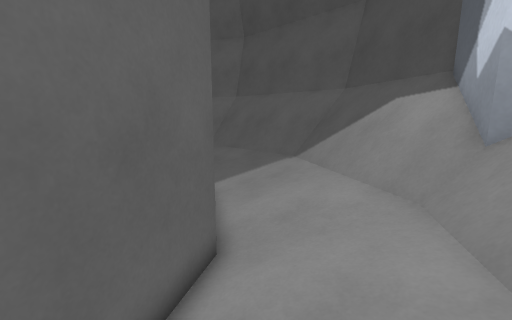
View 1 (above)

18 first-person views from a walk through a level from a Godot 3-D game. The camera is 1.4 m above the floor, tilts 10° down and sees 90° across. The floor is counted in squares, 0.5 m on a side. Each view is taken from the middle of a square. On the plan, view 1 faces up. The plan holds only what a view shows up to about 19 squares ahead; the rest is blank. The place goes on beyond the plan. Flat picture figures and markers are left out. Surface patterns are stand-ins for the level's own textures.

View 2
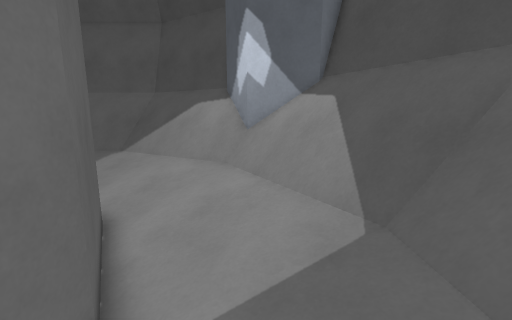

View 3
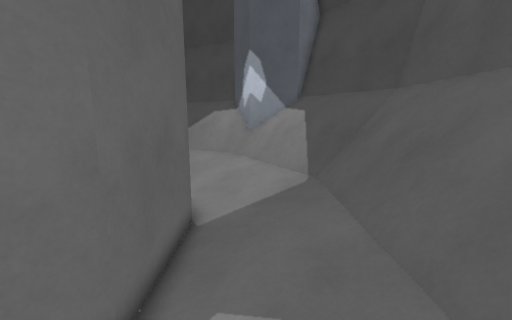

View 4
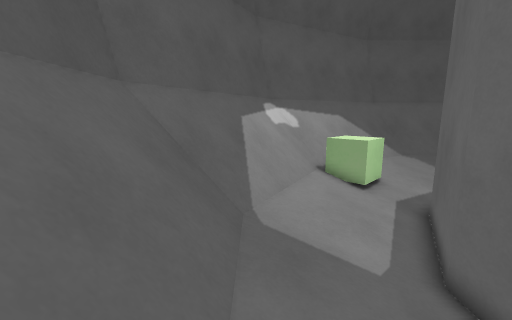

View 5
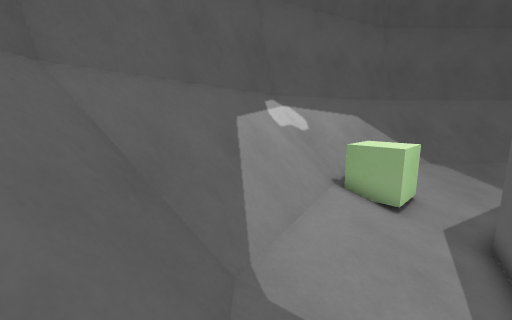

View 6
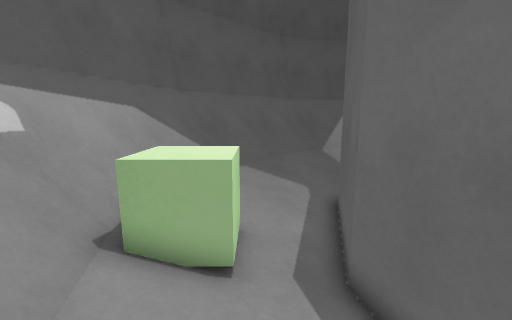

View 7
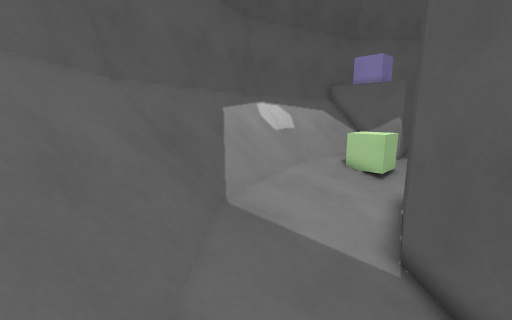

View 8
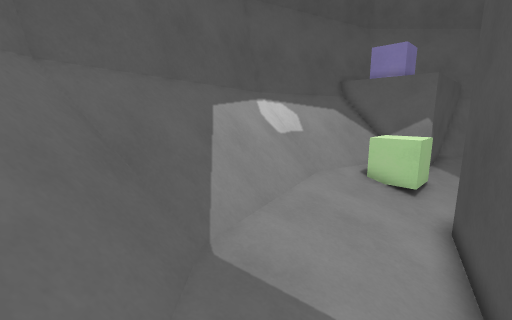

View 9
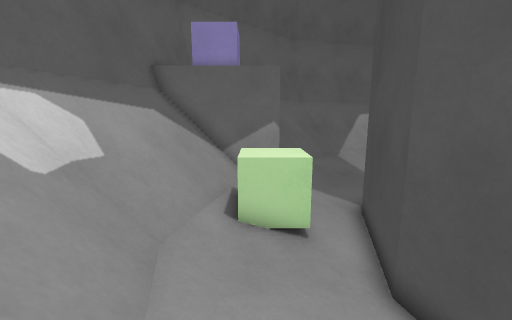

View 10
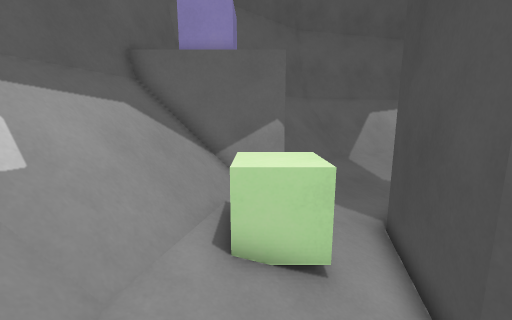

View 11
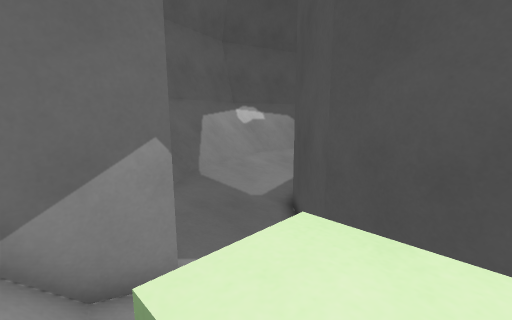

View 12
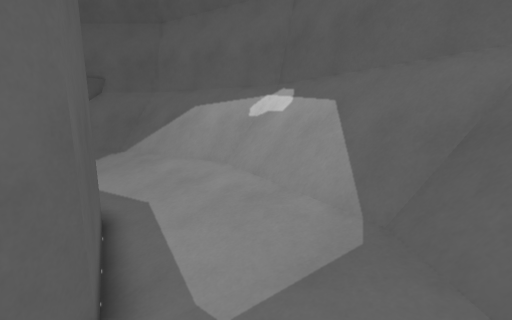

View 13
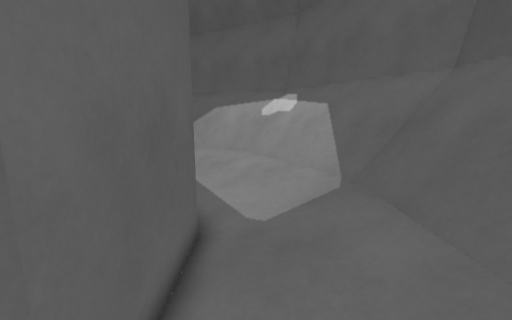

View 14
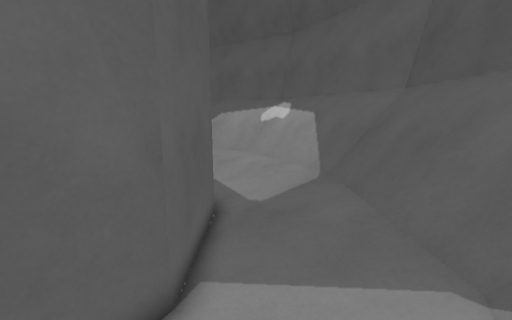

View 15
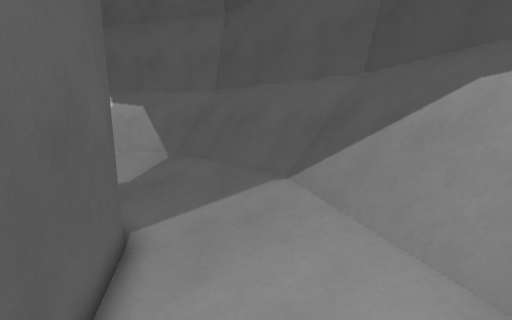

View 16
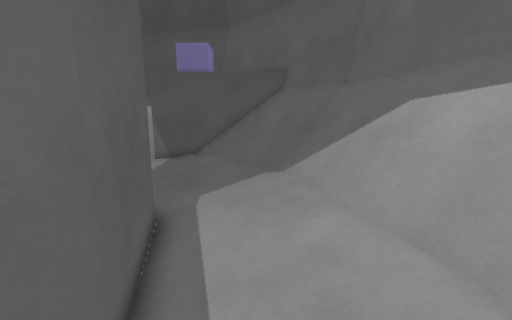

View 17
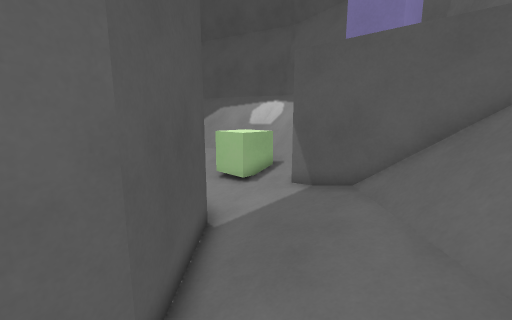

View 18
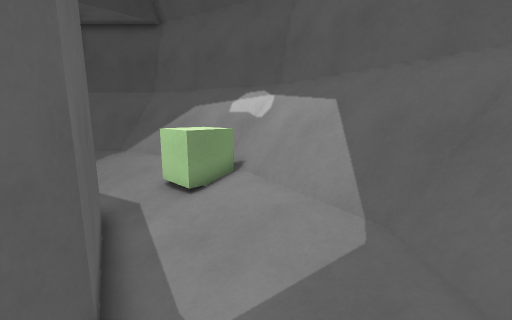

### Floor plan
Key: @ floor where view 1 was taken; # wall or solid block; . main floor; : floor 0.25 m higher than the main floor; - floor 0.25 m lower than the main floor; _ floor 0.5 m lower than the main floor; / step, stairs or slope; = window, fence, low wall or low ledge; ^ raised ledge; B block.
Columns run from 28 left of view 1 to 6 right of it. Each row starts with its distance up from view 1.
 23              #########
 22          ######^^=^^######
 21        ####^^===#.#===^^####
 20       ###^==##.......##==^###
 19      ###^=...../////.....=^###
 18      ##^=../////////////..=^###
 17      #^=..-////_____///--..=^###
 16      #=..---___#####___---..=^###
 15      #..---_####   ####_---..==##
 14      #.---_##         ##_---..=^##
 13      #---_##           ##_---..=##
 12  #####--_##             ##_--/.=^#
 11  #^#.//_##               ##_//.#^#
 10 ##=#BB-_#                 #_//.#=##
  9 ##=.BBB_#                 #_//..=##
  8 #^=.BBB##                 ##_//.=^#
  7 #^#.//_#                   #_//.#^#
  6 #=..//_#                   #_//..=#
  5 #^#.//_#                   #_//.#^#
  4 #^=.//_##                 ##_//.=^#
  3 ##=..//_#                 #_//..=##
  2 ##=#.//_#                 #_//.#=##
  1  #^#.//_##               ##_//.#^#
  0  #^=.//-_##             ##_-@/.=^#
 -1  ##=..---_##           ##_---..=##
 -2  ##^=..---_##         ##_---..=^##
 -3   ##==..---_####   ####_---..=^##
 -4   ###==..---___#####___---..=^###
 -5    ###==..--///_____///--..=^###
 -6     ###==../////BB-/////..=^###
 -7      ###==...../BBB/.....==###
 -8       ###^==##..BBB..##==^###
 -9        ####^^===:.#===^^####
-10          ######^^=^^######
-11              #########

Where each view was taken, in squares from view 1:
view 1: 0 up, 0 right, facing up
view 2: 3 down, 3 left, facing up-right
view 3: 7 down, 7 left, facing up-right
view 4: 2 down, 1 right, facing down-left
view 5: 4 down, 1 left, facing down-left
view 6: 6 down, 6 left, facing left
view 7: 6 down, 18 left, facing up-left
view 8: 4 down, 20 left, facing up-left
view 9: 1 up, 24 left, facing up
view 10: 3 up, 24 left, facing up
view 11: 8 up, 25 left, facing up-right
view 12: 14 up, 2 left, facing up-left
view 13: 11 up, 0 right, facing up-left
view 14: 9 up, 2 right, facing up-left
view 15: 5 up, 1 right, facing up
view 16: 18 up, 8 left, facing left
view 17: 18 up, 15 left, facing down-left
view 18: 2 down, 20 left, facing down-right
